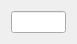
<?xml version="1.0" encoding="UTF-8"?>
<ui version="4.0">
 <class>TTSEditorBlock</class>
 <widget class="QWidget" name="TTSEditorBlock">
  <property name="geometry">
   <rect>
    <x>0</x>
    <y>0</y>
    <width>77</width>
    <height>33</height>
   </rect>
  </property>
  <property name="windowTitle">
   <string>Form</string>
  </property>
  <layout class="QHBoxLayout" name="horizontalLayout">
   <item>
    <layout class="QVBoxLayout" name="TTSEditorBlockLayout">
     <property name="spacing">
      <number>0</number>
     </property>
     <item>
      <widget class="QLineEdit" name="TTSEditorBlockLayoutPh">
       <property name="sizePolicy">
        <sizepolicy hsizetype="Expanding" vsizetype="Expanding">
         <horstretch>0</horstretch>
         <verstretch>0</verstretch>
        </sizepolicy>
       </property>
      </widget>
     </item>
    </layout>
   </item>
  </layout>
 </widget>
 <resources/>
 <connections/>
</ui>
